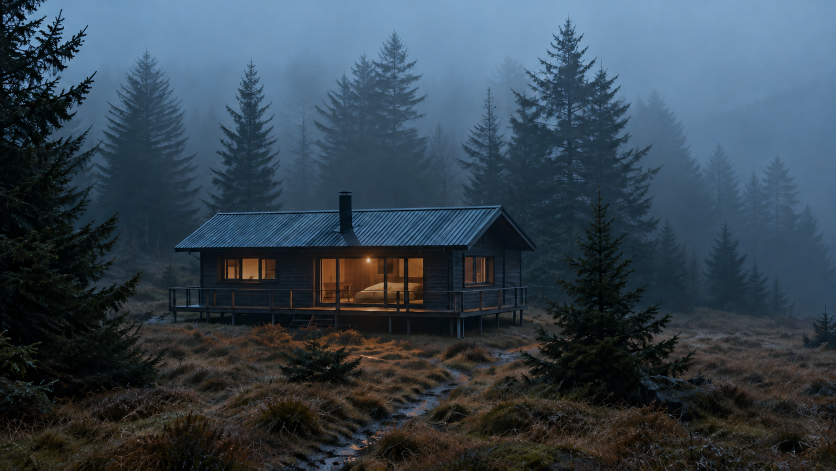
#> input picture assets/cabin/dim-source.png, 1672 x 941 px (shown at 1/2 size)
$ python build-cabin-light.py
#> lines starting #> are read from the running program, lines starting #| are printed output that depends on the picture; after the words box and inside, x2 and y2 are one past the last pixel; in counts of white or black regions, pixels touching at a corner belong together
"""Bake the bright cabin photo into a transparent, lighting-only layer.

Requires Pillow and NumPy. Run from the repository root. Both source frames
are 1672 x 941. The dim image is the permanent master frame on the website.
"""

from pathlib import Path
import numpy as np
from PIL import Image, ImageDraw, ImageFilter

ROOT = Path(__file__).resolve().parents[1]
SOURCE = ROOT / "assets" / "cabin"
PUBLIC = ROOT / "public"
SIZE = (1672, 941)


def soft_zone(draw_fn, radius):
    mask = Image.new("L", SIZE)
    draw_fn(ImageDraw.Draw(mask))
    return np.asarray(mask.filter(ImageFilter.GaussianBlur(radius)), dtype=np.float32) / 255


def main():
    dim_image = Image.open(SOURCE / "dim-source.png").convert("RGB")
#> dim_image is the input picture: PIL image 1672x941 RGB; mean R, G, B 53.2, 67.8, 79.6
    on_image = Image.open(SOURCE / "on-source.png").convert("RGB")
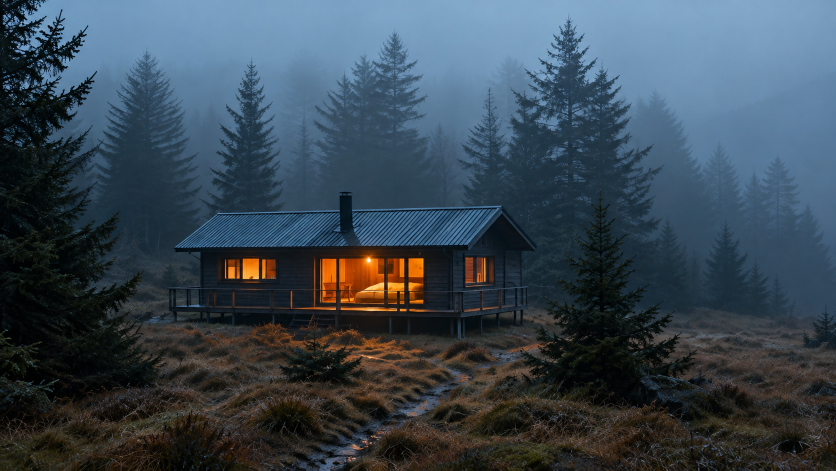
#> input picture assets/cabin/on-source.png, 1672 x 941 px (shown at 1/2 size)
#> on_image is the input picture: PIL image 1672x941 RGB; mean R, G, B 57, 71, 82.2
    if dim_image.size != SIZE or on_image.size != SIZE:
        raise ValueError("Both cabin photographs must be 1672 x 941")

    dim = np.asarray(dim_image, dtype=np.float32)
    on = np.asarray(on_image, dtype=np.float32)

    # The unchanged roof, chimney, and railing edges line up best when the
    # supplied ON frame is translated one source pixel left.
    on = np.concatenate((on[:, 1:], on[:, -1:]), axis=1)
#> in soft_zone, `mask = Image.new("L", SIZE)`: mask: PIL image 1672x941 L; every value is 0

    def draw_windows(d):
        for box in [
            (451, 516, 550, 565),  # left window
            (631, 513, 851, 619),  # glass doors and interior
            (931, 512, 977, 570),  # right window
        ]:
            d.rectangle(box, fill=255)

    windows = soft_zone(draw_windows, 1.2)
#> in soft_zone, `draw_fn(ImageDraw.Draw(mask))`:
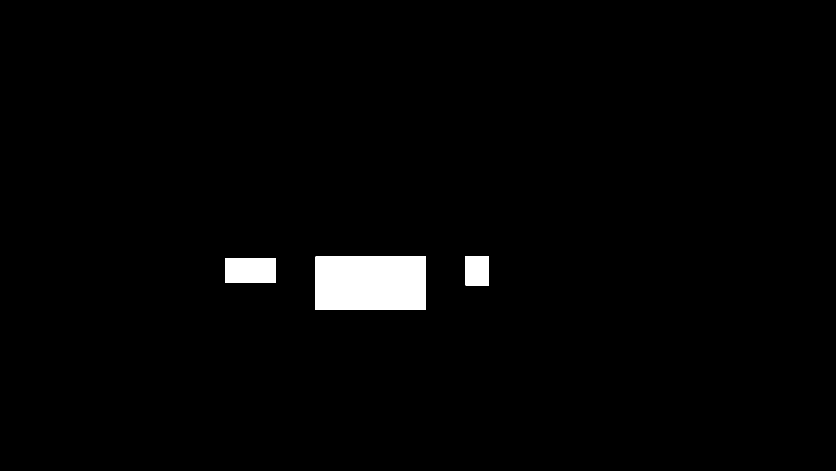
#> mask: PIL image 1672x941 L (shown at 1/2 size); 2% white; 3 white regions, box (x1, y1, x2, y2) and area: (631, 513, 852, 620) 23647, (451, 516, 551, 566) 5000, (931, 512, 978, 571) 2773

    def draw_reflections(d):
        # Soft masks follow the real lit porch and near-ground areas. Their
        # warmth is selected from the actual bright/dim pixel difference.
        d.ellipse((570, 555, 996, 652), fill=205)
        d.ellipse((460, 627, 1026, 746), fill=230)
        d.ellipse((433, 503, 575, 596), fill=120)
        d.ellipse((919, 501, 1004, 616), fill=110)

    reflections = soft_zone(draw_reflections, 13)

    # Warm chroma gain isolates real lamp light from minor exposure/fog and
    # registration differences in the supplied photographs.
    red_gain = on[:, :, 0] - dim[:, :, 0]
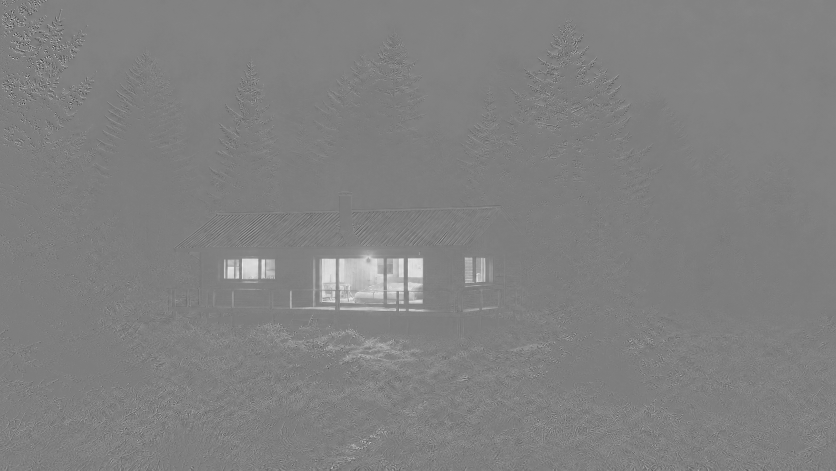
#> red_gain: shape (941, 1672) float32 (shown at 1/2 size); min -151, max 155, mean 3.9; drawn with min black and max white
    blue_gain = on[:, :, 2] - dim[:, :, 2]
    chroma_gain = red_gain - 0.35 * blue_gain
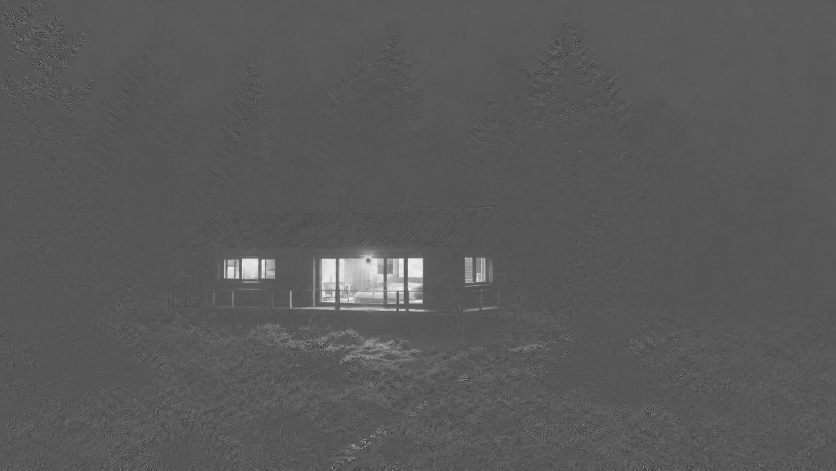
#> chroma_gain: shape (941, 1672) float32 (shown at 1/2 size); min -74.45, max 145.1, mean 3; drawn with min black and max white
    smooth_gain = np.asarray(
        Image.fromarray(np.uint8(np.clip(chroma_gain + 128, 0, 255))).filter(
            ImageFilter.GaussianBlur(1.5)
        ),
        dtype=np.float32,
    ) - 128
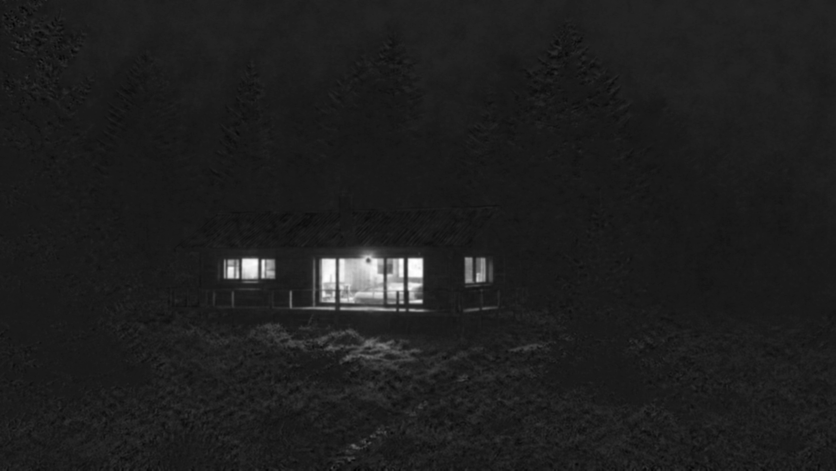
#> smooth_gain: shape (941, 1672) float32 (shown at 1/2 size); min -15, max 127, mean 2.4; drawn with min black and max white

    interior_alpha = windows * np.clip((smooth_gain - 2) / 18, 0, 1)
    reflected_alpha = reflections * np.clip((smooth_gain - 4) / 26, 0, 1)
    alpha = np.maximum(interior_alpha, reflected_alpha)

    # Hard limits keep every pixel of sky, forest, roof, and distant ground
    # permanently sourced from the dim master frame, including blur tails.
    alpha[:504] = 0
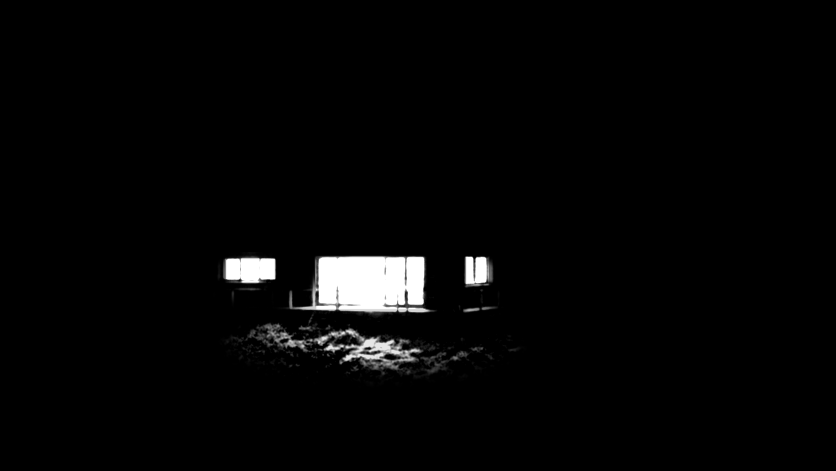
#> alpha: shape (941, 1672) float32 (shown at 1/2 size); min 0, max 1, mean 0.0234
    alpha[750:] = 0
#> alpha: shape (941, 1672) float32; 0.24% of pixels changed, all inside (x1, y1, x2, y2) = (516, 750, 994, 780)
    alpha[:, :400] = 0
    alpha[:, 1040:] = 0
#> alpha: shape (941, 1672) float32; min 0, max 1, mean 0.0234
    rgba = np.dstack((on.astype(np.uint8), np.uint8(np.rint(alpha * 255))))
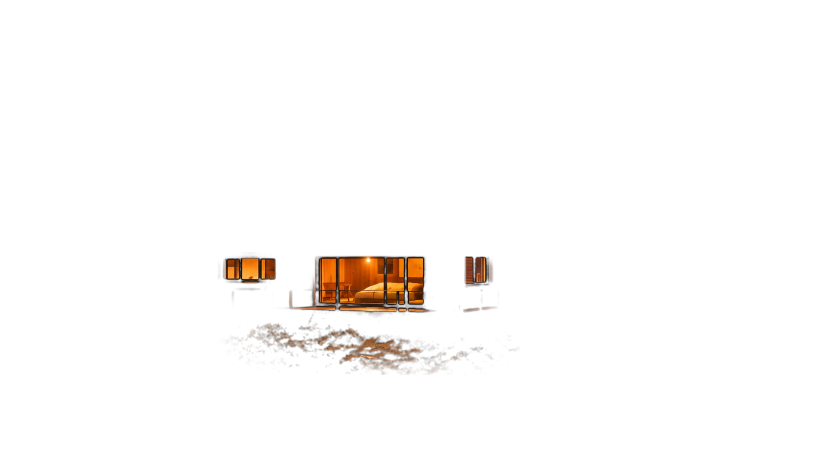
#> rgba: shape (941, 1672, 4) (shown at 1/2 size); mean R, G, B, A 57.1, 71.1, 82.2, 6; transparent parts drawn white

    dim_image.save(PUBLIC / "cabin-dim.png", optimize=True)
    Image.fromarray(rgba, "RGBA").save(PUBLIC / "cabin-light-layer.png", optimize=True)


if __name__ == "__main__":
    main()
